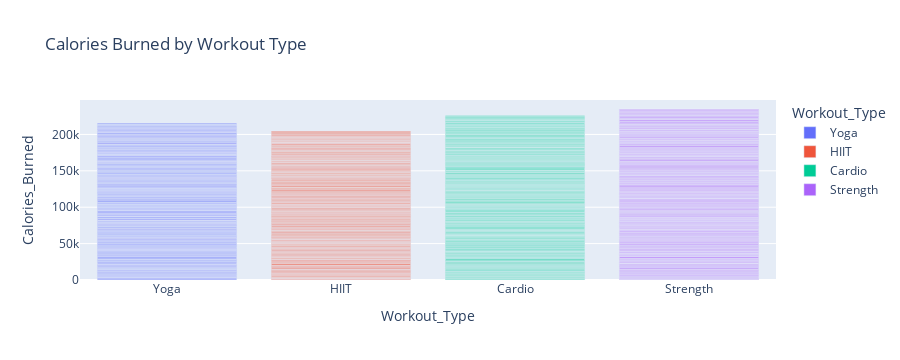

Notebook code for this chart:
### Code cell
fig2=px.bar(df,x='Workout_Type',y='Calories_Burned',color='Workout_Type',title='Calories Burned by Workout Type')
fig2.show()

### Figure 1 — Plotly figure (JSON) as saved in the notebook; plotly's stock layout.template omitted (floating-point values rounded to 4 significant figures; data arrays with more than 128 entries replaced by an {"elided": "..."} marker saying what was removed)
{"data": [{"alignmentgroup": "True", "hovertemplate": "Workout_Type=%{x}<br>Calories_Burned=%{y}<extra></extra>", "legendgroup": "Yoga", "marker": {"color": "#636efa", "pattern": {"shape": ""}}, "name": "Yoga", "offsetgroup": "Yoga", "orientation": "v", "showlegend": true, "textposition": "auto", "type": "bar", "x": {"elided": "239 str values"}, "xaxis": "x", "y": {"elided": "239 int values"}, "yaxis": "y"}, {"alignmentgroup": "True", "hovertemplate": "Workout_Type=%{x}<br>Calories_Burned=%{y}<extra></extra>", "legendgroup": "HIIT", "marker": {"color": "#EF553B", "pattern": {"shape": ""}}, "name": "HIIT", "offsetgroup": "HIIT", "orientation": "v", "showlegend": true, "textposition": "auto", "type": "bar", "x": {"elided": "221 str values"}, "xaxis": "x", "y": {"elided": "221 int values"}, "yaxis": "y"}, {"alignmentgroup": "True", "hovertemplate": "Workout_Type=%{x}<br>Calories_Burned=%{y}<extra></extra>", "legendgroup": "Cardio", "marker": {"color": "#00cc96", "pattern": {"shape": ""}}, "name": "Cardio", "offsetgroup": "Cardio", "orientation": "v", "showlegend": true, "textposition": "auto", "type": "bar", "x": {"elided": "255 str values"}, "xaxis": "x", "y": {"elided": "255 int values"}, "yaxis": "y"}, {"alignmentgroup": "True", "hovertemplate": "Workout_Type=%{x}<br>Calories_Burned=%{y}<extra></extra>", "legendgroup": "Strength", "marker": {"color": "#ab63fa", "pattern": {"shape": ""}}, "name": "Strength", "offsetgroup": "Strength", "orientation": "v", "showlegend": true, "textposition": "auto", "type": "bar", "x": {"elided": "258 str values"}, "xaxis": "x", "y": {"elided": "258 int values"}, "yaxis": "y"}], "layout": {"barmode": "relative", "height": 360, "legend": {"title": {"text": "Workout_Type"}, "tracegroupgap": 0}, "title": {"text": "Calories Burned by Workout Type"}, "xaxis": {"anchor": "y", "autorange": true, "categoryarray": ["Yoga", "HIIT", "Cardio", "Strength"], "categoryorder": "array", "domain": [0, 1], "range": [-0.5, 3.5], "title": {"text": "Workout_Type"}, "type": "category"}, "yaxis": {"anchor": "x", "autorange": true, "domain": [0, 1], "range": [0, 247300.0], "title": {"text": "Calories_Burned"}, "type": "linear"}}}
